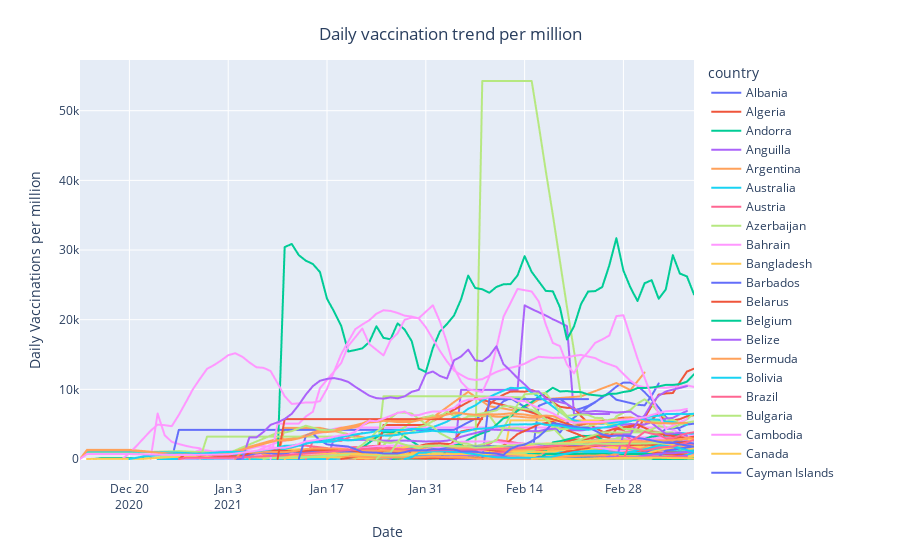

The notebook cell this image was saved under:
### Code cell
# Daily vaccination trend per million

fig = px.line(df, x='date',y='daily_vaccinations_per_million', color='country')
fig.update_layout(
    title={
        'text':'Daily vaccination trend per million',
        'x':0.5,
        'y':0.95
    },
    xaxis_title='Date',
    yaxis_title='Daily Vaccinations per million'
)
fig.show()
